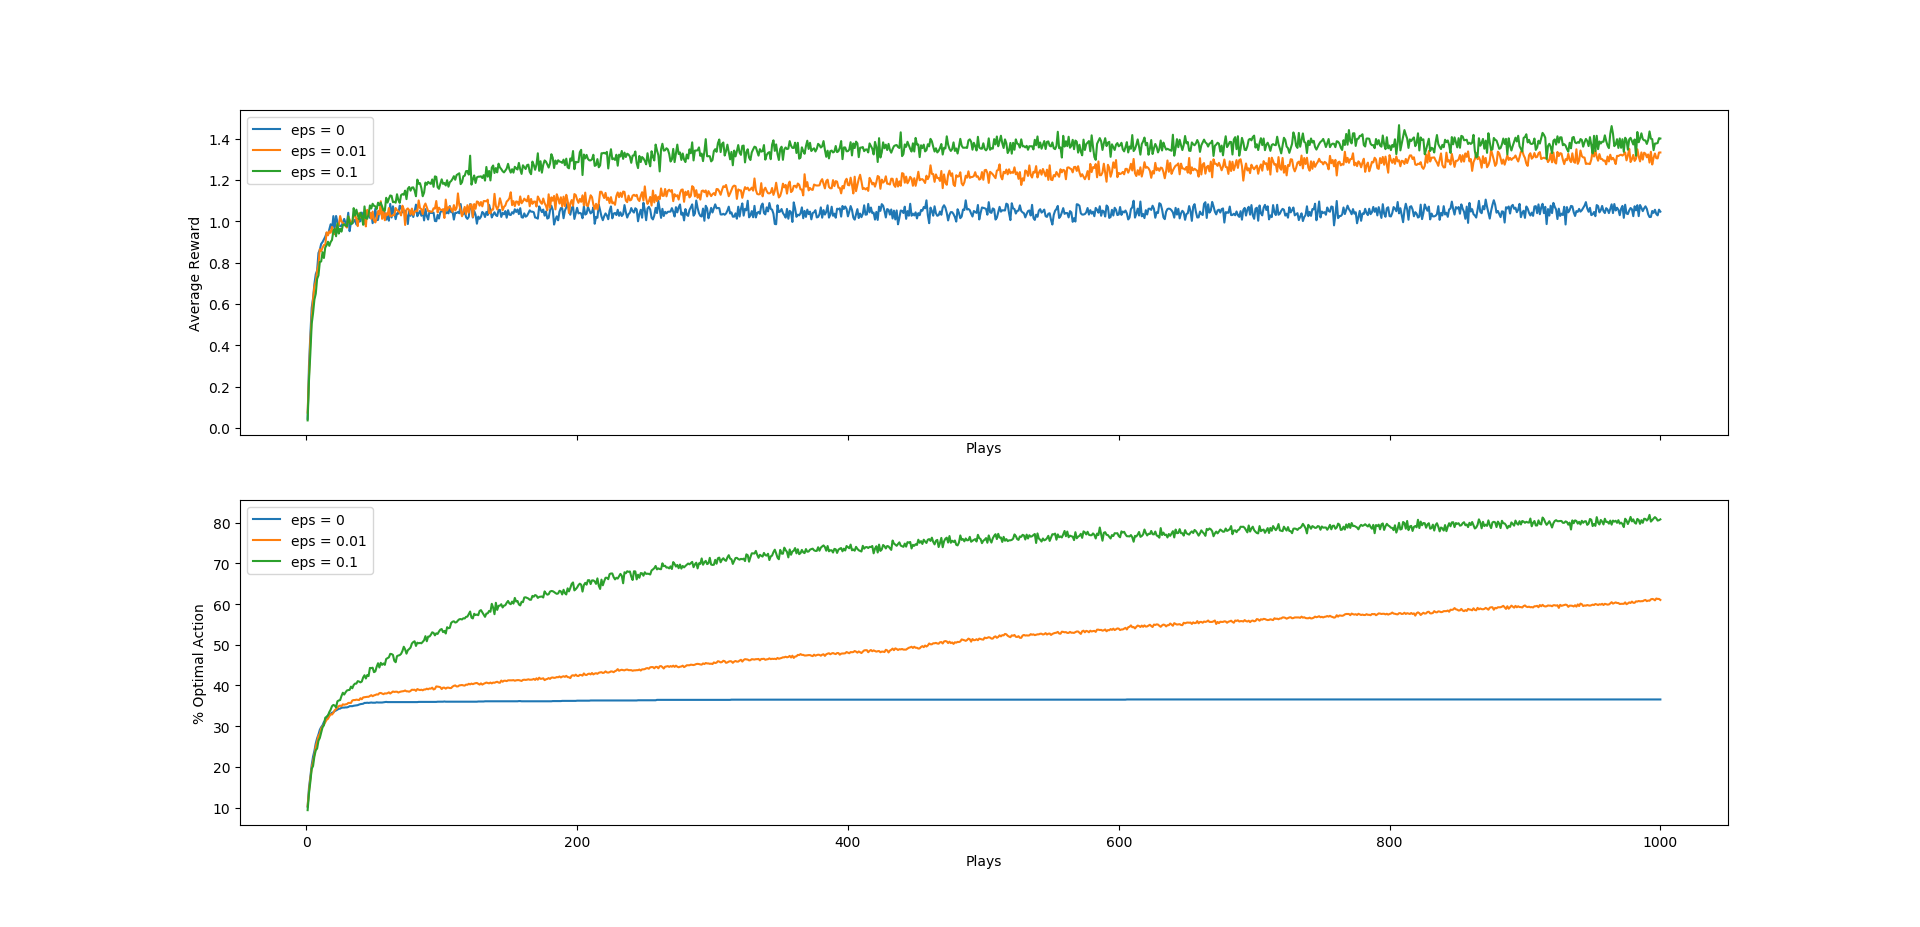

The Python source for this figure:
import numpy as np
import matplotlib.pyplot as plt

np.random.seed(0)

n = 10
plays_num = 1000
tasks_num = 2000
eps = [0, 0.01, 0.1]
labels = ['eps = ' + str(x) for x in eps]

plays = range(1, plays_num + 1)
f, (ax1, ax2) = plt.subplots(2, sharex=True)


for i in range(len(eps)):
    r_means = np.zeros(plays_num)
    optimals = np.zeros(plays_num)
    for j in range(tasks_num):
        q_star = np.random.normal(size=n)
        a_optimal = np.argmax(q_star)
        q = np.zeros(n)
        k = np.zeros(n)
        for p in range(plays_num):
            if np.random.uniform() < eps[i]:
                a = np.random.randint(0, n)
            else:
                a = np.argmax(q)
            r = np.random.normal(q_star[a], 1)
            q[a] += (r - q[a])/(k[a] + 1)
            k[a] += 1
            r_means[p] += r
            if a == a_optimal:
                optimals[p] += 1
    optimals = [100*x/tasks_num for x in optimals]
    r_means = [x/tasks_num for x in r_means]
    ax1.plot(plays, r_means, label=labels[i])
    ax2.plot(plays, optimals, label=labels[i])

ax1.set_xlabel('Plays')
ax1.set_ylabel('Average Reward')
ax1.legend()

ax2.set_xlabel('Plays')
ax2.set_ylabel('% Optimal Action')
ax2.legend()

plt.show()
